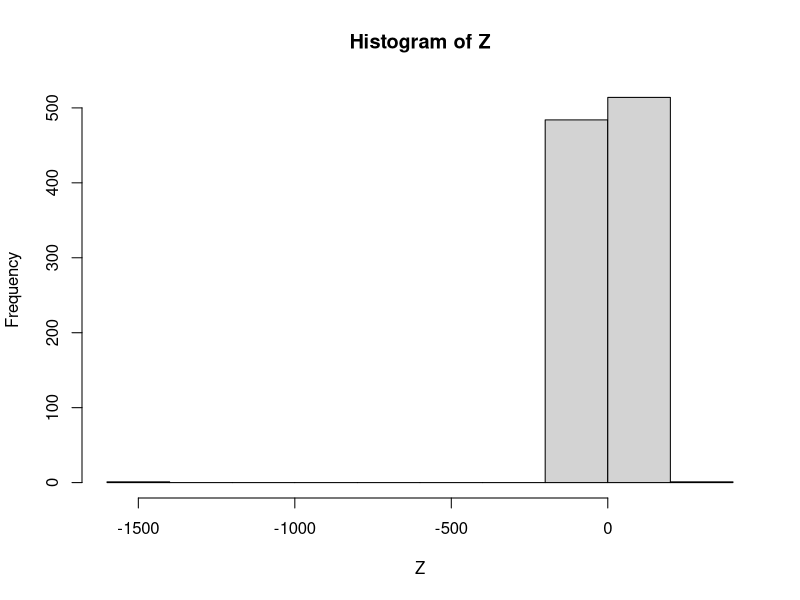

The R source for this figure:
#Assignment I
n <- 1000
Z <- numeric(length = n)


for(i in 1:1000) {
  
  X <- runif(1,0,sqrt(1))
  Y <- runif(1,-200,200)
  z <- Y/X
  while( X^2 > 1/(1 + z^2)) {
    
    X <- runif(1,0,sqrt(1))
    Y <- runif(1,-200,200)
    z <- Y/X
  }
  
  Z[i] <- z
  print(paste0('Iteration: ',i,' is done.'))
}

hist(Z)